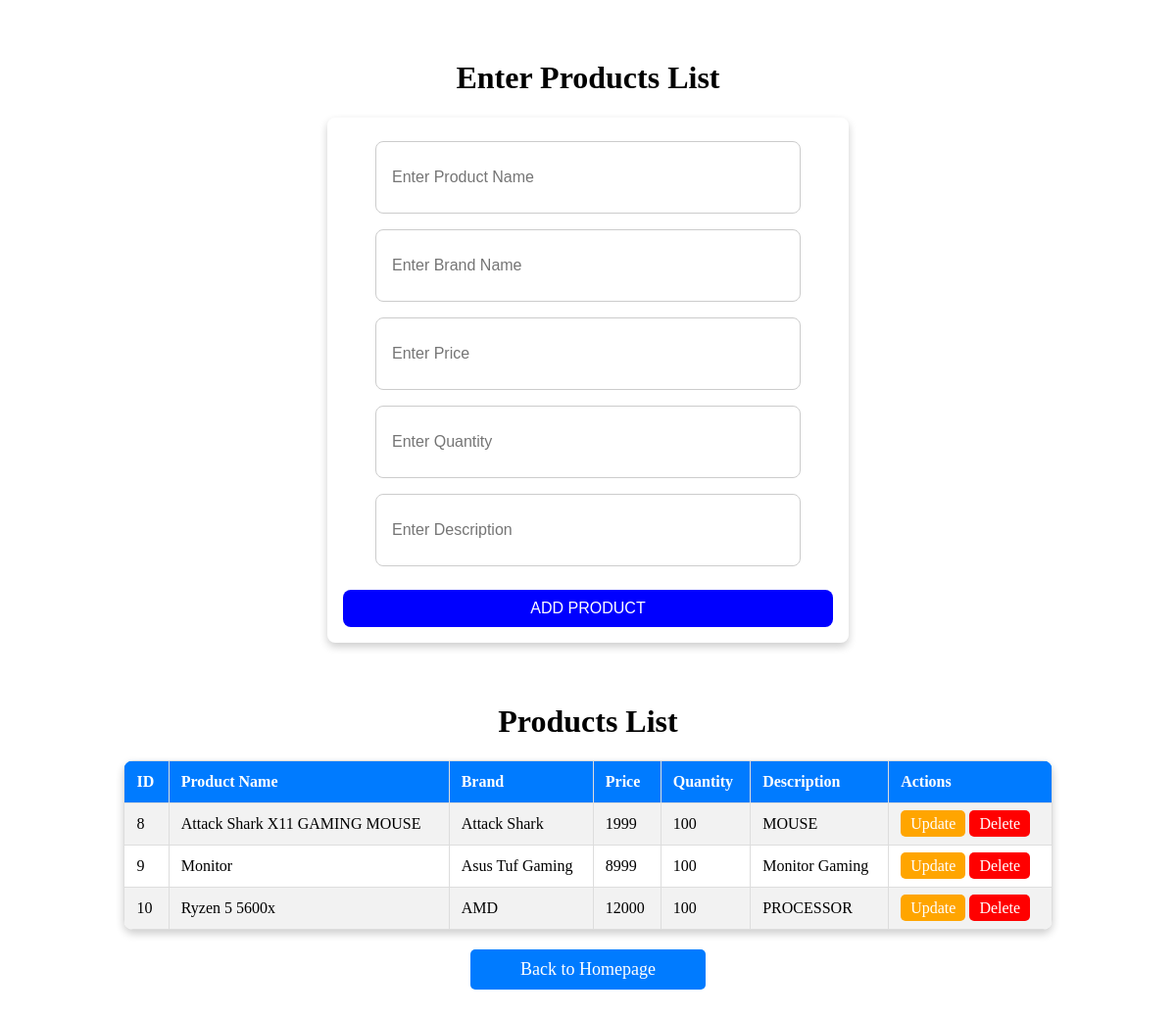
/viewproducts.php, run on the app's committed database.
### tables this page shows
CREATE TABLE `products` (
  `id` int(50) NOT NULL,
  `ProductName` varchar(50) NOT NULL,
  `Brand` varchar(50) NOT NULL,
  `Price` int(50) NOT NULL,
  `Quantity` int(50) NOT NULL,
  `Description` varchar(50) NOT NULL
);

### viewproducts.php (the view, shortened to what this page needs)
<?php
include 'connect.php';
?>
<!DOCTYPE html>
<html lang="en">
<head>
</head>
<body>
    <div class="container">
        <h1>Enter Products List</h1>
        <div class="input-box">
            <form method="post" action="add_products.php">
                <input type="text" placeholder="Enter Product Name" name="ProductName" class="box" required>
                <input type="text" placeholder="Enter Brand Name" name="Brand" class="box" required>
                <input type="number" placeholder="Enter Price" name="Price" class="box" required>
                <input type="number" placeholder="Enter Quantity" name="Quantity" class="box" required>
                <input type="text" placeholder="Enter Description" name="Description" class="box" required>
                <input type="submit" class="btn" name="add_product" value="ADD PRODUCT">
            </form>
        </div>
    </div>
    <div class="tablep">
        <h1>Products List</h1>
        <table>
            <tr>
                <th>ID</th>
                <th>Product Name</th>
                <th>Brand</th>
                <th>Price</th>
                <th>Quantity</th>
                <th>Description</th>
                <th>Actions</th>
            </tr>
            <?php
            $sql = "SELECT id, ProductName, Brand, Price, Quantity, Description FROM products";
            if ($result = $conn->query($sql)) {
                if ($result->num_rows > 0) {
                    while ($row = $result->fetch_assoc()) {
                        echo "<tr>";
                        echo "<td>" . htmlspecialchars($row['id']) . "</td>";
                        echo "<td>" . htmlspecialchars($row['ProductName']) . "</td>";
                        echo "<td>" . htmlspecialchars($row['Brand']) . "</td>";
                        echo "<td>" . htmlspecialchars($row['Price']) . "</td>";
                        echo "<td>" . htmlspecialchars($row['Quantity']) . "</td>";
                        echo "<td>" . htmlspecialchars($row['Description']) . "</td>";
                        echo "<td>"
                            . "<a href='update_product.php?id=" . $row['id'] . "' class='update-btn'>Update</a> "
                            . "<a href='delete_product.php?id=" . $row['id'] . "' class='delete-btn'>Delete</a>"
                            . "</td>";
                        echo "</tr>";
                    }
                } else {
                    echo "<tr><td colspan='7' style='text-align:center;'>No products found.</td></tr>";
                }
            } else {
                echo "<tr><td colspan='7' style='text-align:center;'>Error fetching products: " . $conn->error . "</td></tr>";
            }
            ?>
        </table>
        <a href="homepage.php" class="button">Back to Homepage</a>
    </div>
</body>
</html>

### viewproducts.php (style rules this page uses)
h1 { text-align: center; }
.container { max-width: 800px; padding: 2rem; margin: 0 auto; text-align: center; }
.input-box { max-width: 500px; margin: 0 auto; padding: 1rem; border-radius: .5rem; background-color: white; box-shadow: 0 4px 8px rgba(0, 0, 0, 0.2); }
.input-box form .box { width: 80%; height: 40px; border-radius: .5rem; padding: 1rem; font-size: 16px; margin: 0.5rem 0; border: 1px solid #ccc; }
.btn { width: 100%; cursor: pointer; text-align: center; border-radius: 0.5rem; margin-top: 1rem; font-size: 16px; padding: 10px; background-color: blue; color: white; border: none; }
.tablep { width: 80%; margin: 30px auto; text-align: center; }
.tablep table { width: 100%; border-collapse: collapse; background: white; box-shadow: 0 4px 8px rgba(0, 0, 0, 0.2); border-radius: 10px; overflow: hidden; }
th, td { padding: 12px; border: 1px solid #ddd; text-align: left; }
th { background-color: #007bff; color: white; }
tr:nth-child(even) { background-color: #f2f2f2; }
.button { display: block; width: 200px; margin: 20px auto; padding: 10px 20px; font-size: 18px; color: white; background-color: #007bff; text-shadow: none; border-radius: 5px; text-align: center; text-decoration: none; }
.delete-btn, .update-btn { padding: 5px 10px; color: white; border: none; border-radius: 5px; cursor: pointer; text-decoration: none; }
.delete-btn { background-color: red; }
.update-btn { background-color: orange; }

### data on the page
products: id "8", ProductName "Attack Shark X11 GAMING MOUSE", Brand "Attack Shark", Price "1999", Quantity "100", Description "MOUSE"
products: id "9", ProductName "Monitor", Brand "Asus Tuf Gaming", Price "8999", Quantity "100", Description "Monitor Gaming"
products: id "10", ProductName "Ryzen 5 5600x", Brand "AMD", Price "12000", Quantity "100", Description "PROCESSOR"
